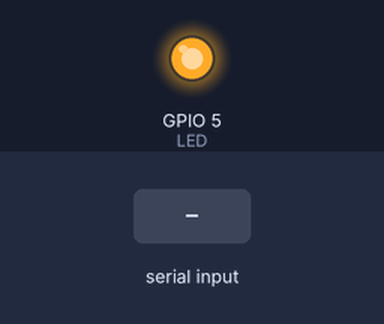
Bench run of a sketch on a simulated ESP8266 (NodeMCU). Shown: output pins drawn as LEDs (lit = HIGH). The inputs (shaded band) are chosen by the test bench.

Above: at 1.2 s.
1.3 s: "#\n" received over Serial
At 2.3 s:
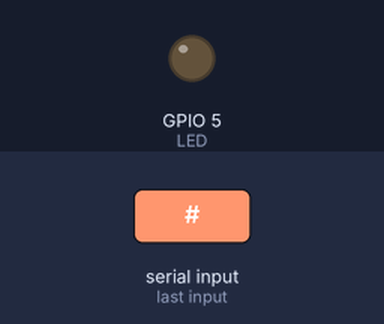
Timing chart, 0 to 4.5 s (numbered marks = the images above; inputs shaded):
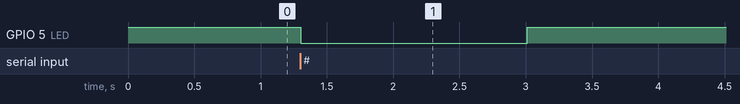

Measured:
- after the input at 1.3 s, GPIO 5 (LED): HIGH → LOW at once, → HIGH 1.7 s later

The sketch:

main.ino
```cpp
/*----------------------------------------------------------------------------//
//  Max Chichikalov (12 2016)
//  Posted the data (received from UART) to  www.narodmon.ru
//  ESP8266, ver0.1
//----------------------------------------------------------------------------*/
#include "ESP8266WiFi.h"
#include "Ticker.h"

#define  PASSWORD              "ABCDE12345"         //password of WiFi
#define  SSID                  "Sport16"            //ssid WiFi
#define  HOST                  "narodmon.ru"        //adres of HOST
#define  HTTPPORT              8283                 // port
#define  INTERVAL              (5*60)               // 5 minut
#define  LED                   5                    // pin LED

String text;
Ticker flipper;
volatile int tm = 60;
volatile int tm_led = 0;
double tempr_out;
double tempr_in1;
double tempr_in2;
double tempr_sys;
double dht_in1;
int isBeepEnable;
int isHeatEnable;
bool stringComplete = false;

void flip(void);      //callback function of timer (period 1 sec)
int getInt(void);     // convert string to Integer
float getFloat(void); // convert string to float
void strToData(void); // convert the whole string to data
void Send(void);      // send data into www.narodmon.ru


void setup() {
  pinMode(LED, OUTPUT_OPEN_DRAIN); // the LED for indication of receiving data from UART
  digitalWrite(LED, HIGH);         // turn off LED
  Serial.begin(115200);
  text.reserve(200);
  delay(10);
  flipper.attach(1, flip);          // run timer
}


void loop() {
  // text = "-15.69,22.14,20.14,65.14,68.54,0,1#";
 if (tm == 0){
    tm = INTERVAL;
    Send();
  }

  if ((tm == tm_led) && (tm_led != 0)){
    digitalWrite(LED, HIGH);
    tm_led = 0;
  }

  if (stringComplete) {
    strToData();
    text = "";
    stringComplete = false;
    tm_led = tm - 2;
    digitalWrite(LED, LOW);
  }

  while (Serial.available()) {
    char inChar = (char)Serial.read();
    text += inChar;
    if (inChar == '#') {
      stringComplete = true;
    }
  }

  yield();  // or delay(0);
}

/// sending the data into narodmon.ru
void Send() {
  short temp_count = 0;
  WiFi.begin(SSID, PASSWORD);
  while (WiFi.status() != WL_CONNECTED) {
	yield();  // or delay(0);
    delay(500);
    ++temp_count;
    if (temp_count == 20) {
    	ESP.restart();
    }
  }
  WiFiClient client;
  if (!client.connect(HOST, HTTPPORT)) {
	tm = 30; // in 30 sec trying again
	WiFi.disconnect();
    return;
  }

  String temp = "#";
  temp += WiFi.macAddress();
  temp += "#ESP\n#out#";
  temp += String(tempr_out);
  temp += "\n#in#";
  temp += String(tempr_in1);
  temp += "\n#H-in#";
  temp += String(tempr_sys);
  temp += "\n#t-sys#";
  temp += String(dht_in1);
  temp += "\n#Heat#";
  temp += String(isHeatEnable);
  temp += "\n#Allarm#";
  temp += String(isBeepEnable);
  temp += "\n##";
  client.println(temp);
  delay(10);
  while(client.available()){
    String line = client.readStringUntil('\r');
 /* if answer is not equal OK, send DATA in 10 sec */
    if (line != "OK") {
    	tm = 10;
	}
  }
  client.stop();
  WiFi.disconnect();
}

void strToData(){
  if (text != ""){
    tempr_out 		= getFloat();
    tempr_in1 		= getFloat();
    tempr_in2 		= getFloat();
    tempr_sys 		= getFloat();
    dht_in1   		= getFloat();
    isBeepEnable 	= getInt();
    isHeatEnable 	= getInt();
  }
}

float getFloat(){
  String st_temp;
  int index = text.indexOf(',');
  st_temp = text.substring(0, index);
  text.remove(0, (index + 1));
  double f1;
  f1 = st_temp.toFloat();
  return f1;
}

int getInt(){
  String st_temp;
  int index = text.indexOf(',');
  st_temp = text.substring(0, index);
  text.remove(0, (index + 1));
  int int_temp;
  int_temp = st_temp.toInt();
  return int_temp;
}

void flip(){
  tm--;
}
```
